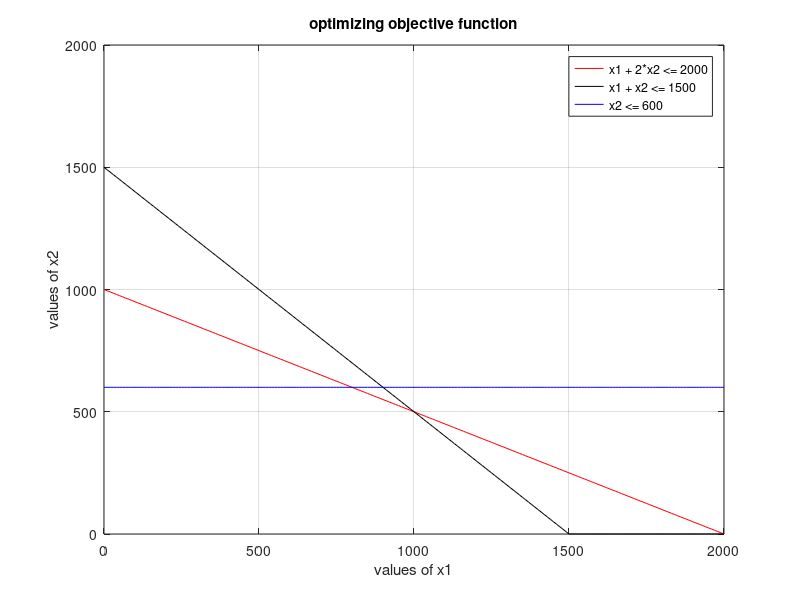

Write MATLAB code to recreate this figure.
% Phase 1 - Input Params
c = [3 5];
A = [1 2; 1 1; 0 1];
b = [2000; 1500; 600];

% Phase 2 - Plotting Graph

% Ax = b
y1 = 0:10:max(b);
x21 = (b(1) - A(1,1)*y1)/A(1,2);
x22 = (b(2) - A(2,1)*y1)/A(2,2);
x23 = (b(3) - A(3,1)*y1)/A(3,2);

% values >= 0
x21 = max(0,x21);
x22 = max(0,x22);
x23 = max(0,x23);

% plot
plot(y1, x21, 'r', y1, x22, 'k', y1, x23, 'b');
xlabel("values of x1");
ylabel("values of x2");
title("optimizing objective function");
legend("x1 + 2*x2 <= 2000", "x1 + x2 <= 1500", "x2 <= 600");
grid on

% Phase 3 - Finding Corner Pts
cx1 = find(y1 == 0); % Points on X1 Axis
c1 = find(x21 == 0); % Points on X2 Axis

line1 = [y1(:, [c1 cx1]); x21(:,[c1 cx1])]';

c2 = find(x22 == 0);
line2 = [y1(:, [c2 cx1]); x22(:,[c2 cx1])]';

c3 = find(x23 == 0);
line3 = [y1(:, [c3 cx1]); x23(:,[c3 cx1])]';

corner_pts = unique([line1; line2; line3], 'rows');

% Phase 4 - Intersection Points of each line

pts = [0,0]; % Initialize the intersection points array

for i = 1:size(A,1)
    for j = i+1:size(A,1)
        A1 = A([i, j], :);  % Select rows i and j from A
        B1 = b([i, j]);     % Select corresponding elements from b
        x = A1 \ B1;        % Solve the linear system using matrix division instead of inv()
        pts = [pts; x'];    % Store the result as a new row
    end
end

intr = pts;  % Store the final points

% Phase 5 - Write all Corner Points
all_pts = [intr; corner_pts];
points = unique(all_pts,"rows");

% Phase 6 - Find Feasible Region
for i = 1:size(points, 1)
    const1(i) = A(1,1) * points(i,1) + A(1,2) * points(i,2) - b(1);
    const2(i) = A(2,1) * points(i,1) + A(2,2) * points(i,2) - b(2);
    const3(i) = A(3,1) * points(i,1) + A(3,2) * points(i,2) - b(3);
end

s1 = find(const1 > 0);
s2 = find(const2 > 0);
s3 = find(const3 > 0);
s = unique([s1 s2 s3]);

points(s, :) = [];

% Phase 7 - Objective Value and Points
value = points * c';
table = [points, value];

% Phase 8 - Objective Value
optimal_value = max(table)